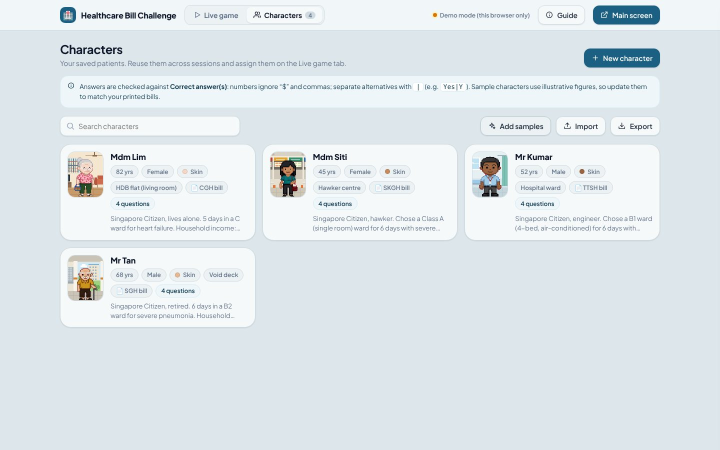
#> input picture guide-img/admin-characters.jpg, 1440 x 900 px (shown at 1/2 size)
$ python -i build_sprites.py   (imports and definitions only)
#> lines starting #> are read from the running program, lines starting #| are printed output that depends on the picture; after the words box and inside, x2 and y2 are one past the last pixel; in counts of white or black regions, pixels touching at a corner belong together
"""Turn a Gemini 4x4 magenta sprite sheet into a clean, aligned, transparent 4x4 PNG sheet.

Usage: python3 tools/build_sprites.py <sheet.jpg> <out.png> [<sheet.jpg> <out.png> ...]
Prints the cw/ch/skin values to paste into SPRITES in healthcare.html.

Steps: key out the magenta background, find each character by its outline (connected
components, so overlapping cells are handled), attach small bits (sparkles, "?", sweat drops)
to the nearest character, then line every frame up on the same feet baseline and head centre.
Frames that Gemini cut off at the waist are scaled to match and given legs from a full-body frame.
"""
import sys, json, colorsys, numpy as np
from PIL import Image

ROWS = COLS = 4
CROPPED_RATIO = 0.93        # frame shorter than this x full height (after scaling) = cut off
NEVER_CROPPED = {(3, 3)}    # the jump frame is short on purpose
DONOR_ORDER = [(2, 3), (1, 1), (2, 2), (2, 0), (3, 0), (3, 1), (1, 0)]

# Per-sheet fixes, checked by eye. "cropped": frames Gemini cut off (they get legs from "donor",
# a full-body frame). "via": rebuild a cropped frame on top of another already-repaired frame
# (used when the donor's pose doesn't fit, e.g. a bust cut at the chest).
ALL_ROW = lambda r: [(r, c) for c in range(COLS)]
SPEC = {
    "male-elderly":   dict(cropped=[], donor=(2, 3), cuts={2: 1505, 3: 1503}),
    "female-elderly": dict(cropped=ALL_ROW(0) + ALL_ROW(2), donor=(3, 1), donor_row0=(3, 0)),
    "male-adult":     dict(cropped=ALL_ROW(0), donor=(2, 3)),
    "female-adult":   dict(cropped=ALL_ROW(0), donor=(2, 3)),
    "male-teen":      dict(cropped=ALL_ROW(0) + [(2, 3)], donor=(1, 1), cuts={3: 1438}),
    "female-teen":    dict(cropped=ALL_ROW(0) + [(1, 1), (1, 2), (1, 3)] + ALL_ROW(2) + [(3, 0), (3, 1)],
                           donor=(3, 2), via={(2, 3): (0, 0)}, cuts={0: 1488, 1: 1488, 2: 1410, 3: 1362}),
}


def bgmask(a):
    r, g, b = [a[..., i].astype(int) for i in range(3)]
    m1 = (r > 120) & (b > 120) & (g < np.minimum(r, b) - 60)          # magenta + JPEG fringe
    m2 = (abs(r - b) < 45) & (g < 0.55 * np.minimum(r, b)) & (r > 60)  # darker purple (drop shadows)
    return m1 | m2


def label(mask):
    """4-connected component labels via iterative min-propagation (no scipy needed)."""
    H, W = mask.shape
    lab = np.where(mask, np.arange(H * W).reshape(H, W) + 1, 0).astype(np.int64)
    big = np.iinfo(np.int64).max
    while True:
        m = np.where(mask, lab, big)
        n = m.copy()
        n[1:] = np.minimum(n[1:], m[:-1]); n[:-1] = np.minimum(n[:-1], m[1:])
        n[:, 1:] = np.minimum(n[:, 1:], m[:, :-1]); n[:, :-1] = np.minimum(n[:, :-1], m[:, 1:])
        n = np.where(mask, n, 0)
        # pointer jumping
        flat = n.ravel()
        idx = flat > 0
        flat2 = flat.copy()
        flat2[idx] = np.minimum(flat[idx], lab.ravel()[flat[idx] - 1])
        n = flat2.reshape(H, W)
        if np.array_equal(n, lab): return lab
        lab = n


def split_touching(sub, cut=None):
    """Two characters touching vertically: cut along a horizontal line (given, or the thinnest
    row), then move any piece that got cut off from its own body to the other character."""
    ys = np.where(sub.any(1))[0]
    if cut is None:
        lo, hi = ys.min() + 150, min(ys.min() + 280, sub.shape[0] - 1)
        cut = lo + int(np.argmin(sub[lo:hi].sum(1)))
    top = sub.copy(); top[cut:] = False
    bot = sub.copy(); bot[:cut] = False
    def tidy(a, b):
        lab = label(a)
        ids, counts = np.unique(lab[lab > 0], return_counts=True)
        if len(ids) <= 1: return a, b
        keep = ids[np.argmax(counts)]
        stray = (lab > 0) & (lab != keep)
        # only move strays that touch the other part's bounding columns near the cut
        return a & ~stray, b | stray
    top, bot = tidy(top, bot)
    bot, top = tidy(bot, top)
    return [top, bot]


def find_frames(fg, cuts=None, im=None, colorsplit=None):
    H, W = fg.shape
    small = fg[::2, ::2] | fg[1::2, ::2] | fg[::2, 1::2] | fg[1::2, 1::2]
    lab = label(small)
    ids, counts = np.unique(lab[lab > 0], return_counts=True)
    comps = []
    for i, c in zip(ids, counts):
        ys, xs = np.where(lab == i)
        comps.append(dict(id=i, n=c, cy=ys.mean() * 2, cx=xs.mean() * 2, y0=ys.min() * 2, y1=ys.max() * 2))
    bodies = [c for c in comps if c["n"] > 4000]
    # split any body that spans two rows (two characters touching)
    out = []
    for b in bodies:
        if b["y1"] - b["y0"] > 640:
            col = int(b["cx"] // (W / COLS))
            cut = (cuts or {}).get(col)
            parts = split_touching(lab == b["id"], None if cut is None else cut // 2)
            if colorsplit and col in colorsplit and im is not None:
                # in an overlap band, blue (skirt) pixels belong to the upper character
                y0b, y1b = colorsplit[col]
                small_im = im[::2, ::2].astype(int)
                blue = (small_im[..., 2] > small_im[..., 0] + 30) & (small_im[..., 2] > small_im[..., 1])
                band = np.zeros_like(blue); band[y0b // 2:y1b // 2] = True
                move = parts[1] & blue & band
                parts = [parts[0] | move, parts[1] & ~move]
            for m in parts:
                ys, xs = np.where(m)
                out.append(dict(mask=m, cy=ys.mean() * 2, cx=xs.mean() * 2))
        else:
            ys, xs = np.where(lab == b["id"])
            out.append(dict(mask=(lab == b["id"]), cy=b["cy"], cx=b["cx"]))
    assert len(out) == ROWS * COLS, f"expected 16 characters, found {len(out)}"
    # attach small bits to the nearest body
    for c in comps:
        if c["n"] > 4000 or c["n"] < 6: continue
        best = min(out, key=lambda b: (b["cx"] - c["cx"]) ** 2 + (b["cy"] - c["cy"]) ** 2)
        best["mask"] = best["mask"] | (lab == c["id"])
    # grid position: column from x, row = order of y within the column
    frames = {}
    for col in range(COLS):
        colb = sorted([b for b in out if int(b["cx"] // (W / COLS)) == col], key=lambda b: b["cy"])
        assert len(colb) == ROWS, f"column {col}: {len(colb)} characters"
        for row, b in enumerate(colb):
            m = np.repeat(np.repeat(b["mask"], 2, 0), 2, 1)[:H, :W] & fg
            ys, xs = np.where(m)
            frames[(row, col)] = dict(mask=m, top=ys.min(), bottom=ys.max(), left=xs.min(), right=xs.max())
    return frames


# [16 lines left out: function head_metrics, not called in this run]


def build(src, out_png, name=None):
#> called with src = '../guide-img/admin-characters.jpg', out_png = 'out.png'
    spec = SPEC.get(name)
    im = np.array(Image.open(src).convert("RGB"))
#> im is the input picture: shape (900, 1440, 3); mean R, G, B 222.8, 230.9, 234.9
    fg = ~bgmask(im)
#> in bgmask, `r, g, b = [a[..., i].astype(int) for i in range(3)]`:
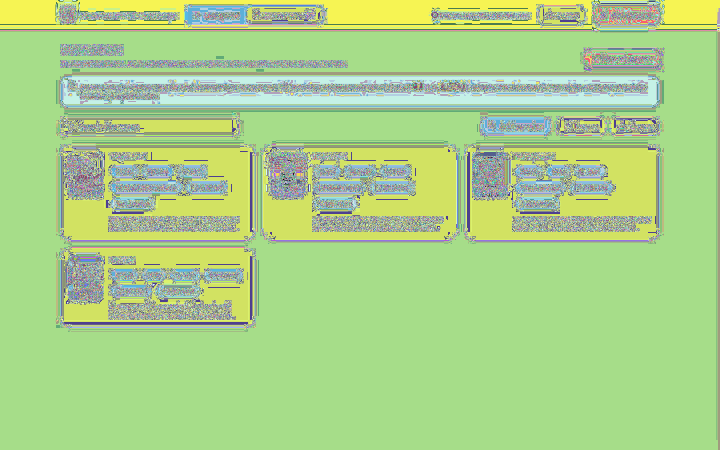
#> r: shape (900, 1440) int64 (shown at 1/2 size); 256 distinct labels, from 0 to 255; one colour per label, 0 black
#> in bgmask, `r, g, b = [a[..., i].astype(int) for i in range(3)]`:
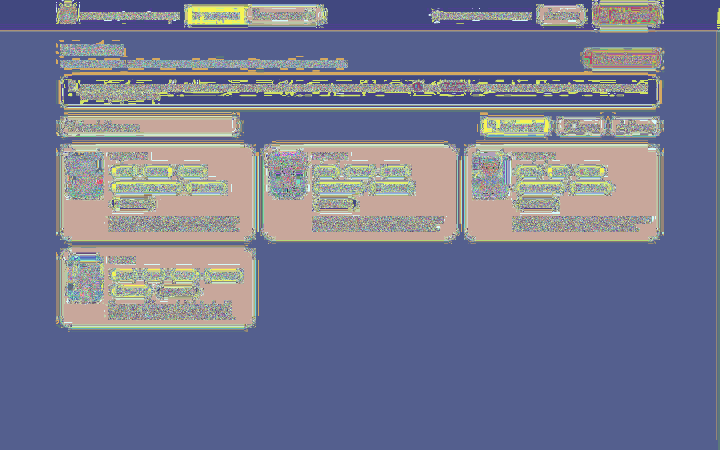
#> g: shape (900, 1440) int64 (shown at 1/2 size); 256 distinct labels, from 0 to 255; one colour per label, 0 black
#> in bgmask, `r, g, b = [a[..., i].astype(int) for i in range(3)]`:
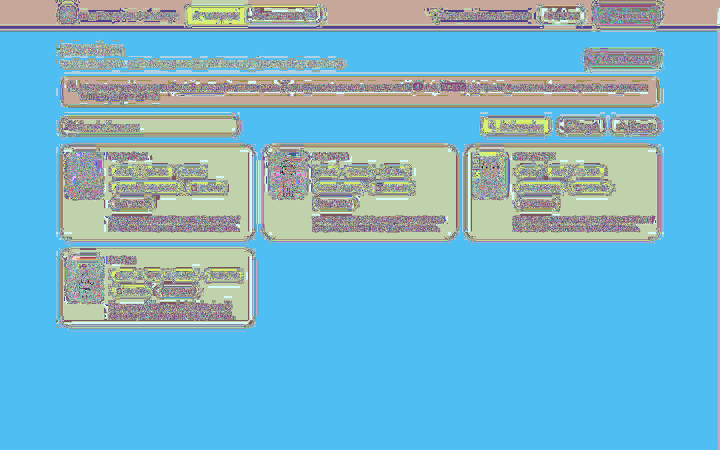
#> b: shape (900, 1440) int64 (shown at 1/2 size); 256 distinct labels, from 0 to 255; one colour per label, 0 black
#> in bgmask, `m1 = (r > 120) & (b > 120) & (g < np.minimum(r, b) - 60)`: m1: shape (900, 1440) bool; every value is 0
#> fg: shape (900, 1440) bool; every value is 1
    frames = find_frames(fg, (spec or {}).get("cuts"), im, (spec or {}).get("colorsplit"))
#> in find_frames, `small = fg[::2, ::2] | fg[1::2, ::2] | fg[::2, 1::2] | fg[1::2, 1::2]`: small: shape (450, 720) bool; every value is 1
#> in label, `lab = np.where(mask, np.arange(H * W).reshape(H, W) + 1, 0).astype(np...`:
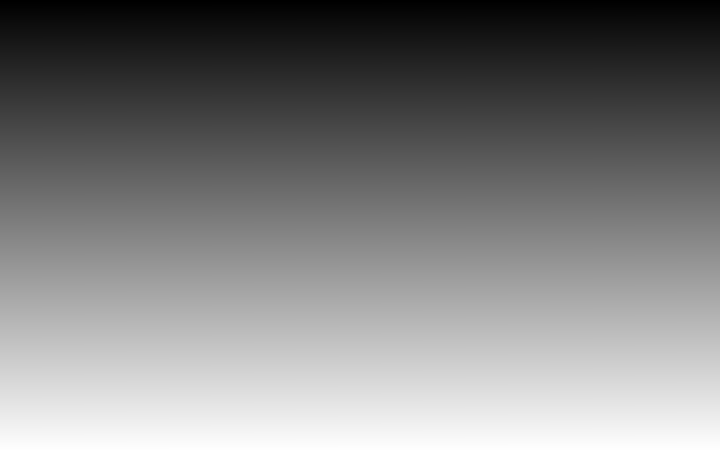
#> lab: shape (450, 720) int64; min 1, max 324000, mean 162000.5; drawn with min black and max white
#> after the loop in label, `while True:`: n: shape (450, 720) int64; every value is 1
#> in find_frames, `ids, counts = np.unique(lab[lab > 0], return_counts=True)`: ids = [1]; counts = [324000]
#> the loop in find_frames, `for i, c in zip(ids, counts):` made 1 pass
#> (i, c) on pass 1: (1, 324000)
#> after the loop in find_frames, `for i, c in zip(ids, counts):`: comps = 1 item
#> the loop in find_frames, `for b in bodies:` made 1 pass
#> (col, lo in split_touching, hi in split_touching) on pass 1: (1, 150, 280)
#> pass 1, in label (call 2), `lab = np.where(mask, np.arange(H * W).reshape(H, W) + 1, 0).astype(np...`:
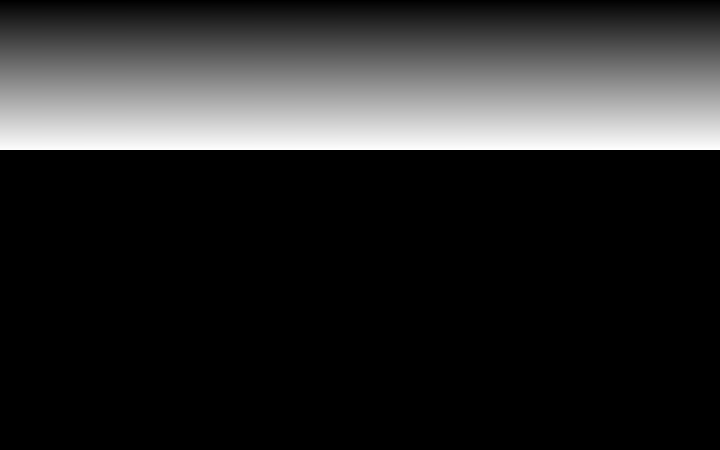
#> lab: shape (450, 720) int64; min 0, max 108000, mean 18000.2; drawn with min black and max white
#> pass 1, in tidy, `lab = label(a)`:
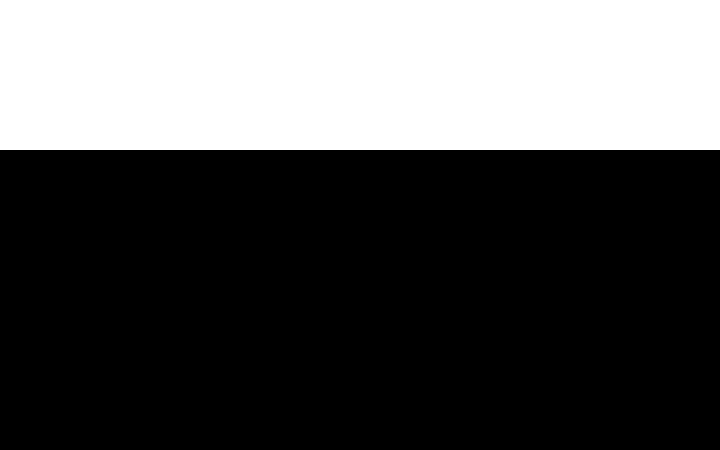
#> lab: shape (450, 720) int64; values 0 (black) and 1 (white), 33.3% white; 1 white region, box (x1, y1, x2, y2) and area: (0, 0, 720, 150) 108000
#> after the loop in find_frames, `for b in bodies:`: out = 2 items
    for f in frames.values():
        f["hx"], f["hw"], f["htop"] = head_metrics(f["mask"], f["top"])
    ref_hw = float(np.median([frames[(r, c)]["hw"] for r in (1, 2) for c in range(COLS)]))
    for k, f in frames.items():
        ratio = ref_hw / f["hw"] if f["hw"] else 1
        f["scale"] = ratio if abs(1 - ratio) > 0.04 and 0.8 < ratio < 1.25 else 1.0
        f["h"] = (f["bottom"] - f["htop"]) * f["scale"]
    hs = sorted(f["h"] for k, f in frames.items() if k not in NEVER_CROPPED)
    full_h = float(hs[-2])   # second tallest, robust to one odd frame
    for k, f in frames.items():
        f["cropped"] = (k in spec["cropped"]) if spec else (k not in NEVER_CROPPED and f["h"] < CROPPED_RATIO * full_h)
        if spec and not f["cropped"]: f["scale"] = 1.0
    donor_key = spec["donor"] if spec else next(k for k in DONOR_ORDER if not frames[k]["cropped"])
    base = {}
    for r in range(ROWS):
        bots = [frames[(r, c)]["bottom"] for c in range(COLS) if not frames[(r, c)]["cropped"]]
        base[r] = max(bots) if bots else None

    # [9 lines left out: function piece, not called in this run]

    # canvas size: generous, trimmed later
    CW, CH, PAD = 900, 760, 12
    HX = CW // 2
    # [13 lines left out: functions stamp, donor_canvas, not called in this run]
    donors = {donor_key: donor_canvas(donor_key)}
    if spec and spec.get("donor_row0"): donors[spec["donor_row0"]] = donor_canvas(spec["donor_row0"])

    # [15 lines left out: function repair, not called in this run]

    cells = {}
    via = (spec or {}).get("via", {})
    dk0 = (spec or {}).get("donor_row0") or donor_key
    for (r, c), f in sorted(frames.items(), key=lambda kv: kv[0] in via):
        p, phx, pht = piece(f)
        if (r, c) in via:
            src_can = cells[via[(r, c)]]
            ys = np.where(src_can[..., 3].any(1))[0]
            # head top of the source cell: topmost row near the centre column
            cen = src_can[:, HX - 110:HX + 110, 3].any(1)
            cells[(r, c)] = repair(f, src_can, np.where(cen)[0][0], p, phx, pht)
        elif f["cropped"]:
            dc, dht = donors[dk0 if r == 0 else donor_key]
            cells[(r, c)] = repair(f, dc, dht, p, phx, pht)
        else:
            can = np.zeros((CH, CW, 4), np.uint8)
            oy = CH - PAD - (base[r] - f["top"])
            stamp(can, p, int(round(HX - phx)), oy)
            cells[(r, c)] = can

    # trim to the union of all frames (keep head centre in the middle)
    alpha = np.zeros((CH, CW), bool)
    for can in cells.values(): alpha |= can[..., 3] > 0
    ys, xs = np.where(alpha)
    half = max(HX - xs.min(), xs.max() - HX) + PAD
    y_top = max(0, ys.min() - PAD)
    X0, X1 = HX - half, HX + half
    tw, th = X1 - X0, CH - y_top
    sheet = np.zeros((th * ROWS, tw * COLS, 4), np.uint8)
    for (r, c), can in cells.items():
        sheet[r * th:(r + 1) * th, c * tw:(c + 1) * tw] = can[y_top:CH, X0:X1]

    # remove tiny stray specks (JPEG noise / leftovers) from each cell; keep sparkles and other details
    for r in range(ROWS):
        for c in range(COLS):
            cell = sheet[r * th:(r + 1) * th, c * tw:(c + 1) * tw]
            lab = label(cell[..., 3] > 0)
            ids, counts = np.unique(lab[lab > 0], return_counts=True)
            for i, n in zip(ids, counts):
                if n < 90: cell[lab == i] = 0

    # downscale 2x with premultiplied alpha
    scale = 0.5
    a = sheet[..., 3:4].astype(np.float32) / 255
    pm = sheet[..., :3].astype(np.float32) * a
    nw, nh = int(sheet.shape[1] * scale), int(sheet.shape[0] * scale)
    chans = [np.array(Image.fromarray(pm[..., i]).resize((nw, nh), Image.BOX)) for i in range(3)]
    al = np.array(Image.fromarray(a[..., 0]).resize((nw, nh), Image.BOX))
    rgb = np.dstack(chans) / np.maximum(al[..., None], 1e-4)
    al = np.where(al < 0.35, 0, np.where(al > 0.65, 1, al))
    outa = np.dstack([np.clip(rgb, 0, 255), al * 255]).astype(np.uint8)
    outa[al == 0] = 0
    Image.fromarray(outa, "RGBA").quantize(colors=128, method=Image.Quantize.FASTOCTREE,
                                           dither=Image.Dither.NONE).save(out_png, optimize=True)

    # reference skin colour: median of skin-like pixels
    px = im[fg].reshape(-1, 3) / 255.0
    sel = []
    for p in px[:: max(1, len(px) // 40000)]:
        h, l, s = colorsys.rgb_to_hls(*p)
        if 8 / 360 <= h <= 33 / 360 and 0.3 <= l <= 0.8 and 0.25 <= s <= 0.65: sel.append(p)
    ref = (np.median(np.array(sel), 0) * 255).round().astype(int).tolist()
    cropped = sorted(k for k, f in frames.items() if f["cropped"])
    return dict(cw=int(tw * scale), ch=int(th * scale), skin=ref, donor=donor_key, repaired=cropped)


# [7 lines not run here, left out]

#> (the run stopped early here; a loop or call above may not have finished)

$ run again, on guide-img/admin-live.jpg
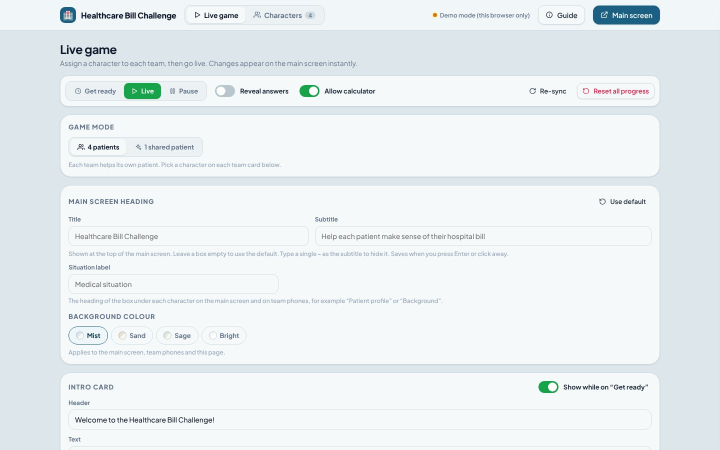
#> input picture guide-img/admin-live.jpg, 1440 x 900 px (shown at 1/2 size)
#> in build, im is the input picture: shape (900, 1440, 3); mean R, G, B 233.2, 239.5, 241.9
#> r: shape (900, 1440) int64; 256 distinct labels, from 0 to 255
#> in bgmask, `r, g, b = [a[..., i].astype(int) for i in range(3)]`:
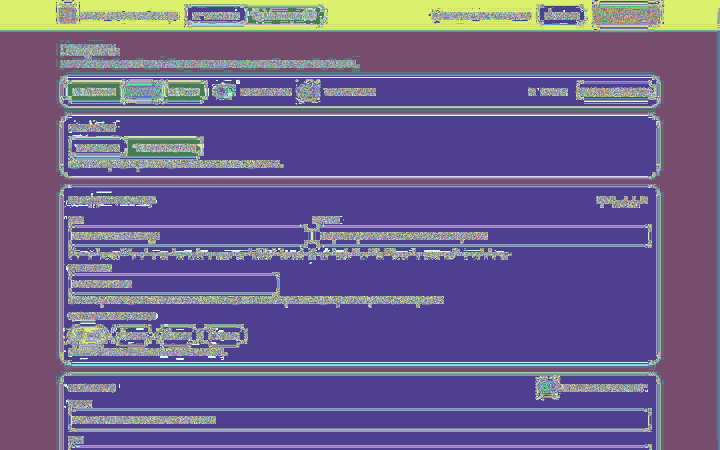
#> g: shape (900, 1440) int64 (shown at 1/2 size); 252 distinct labels, from 2 to 255; one colour per label, 0 black
#> in bgmask, `r, g, b = [a[..., i].astype(int) for i in range(3)]`:
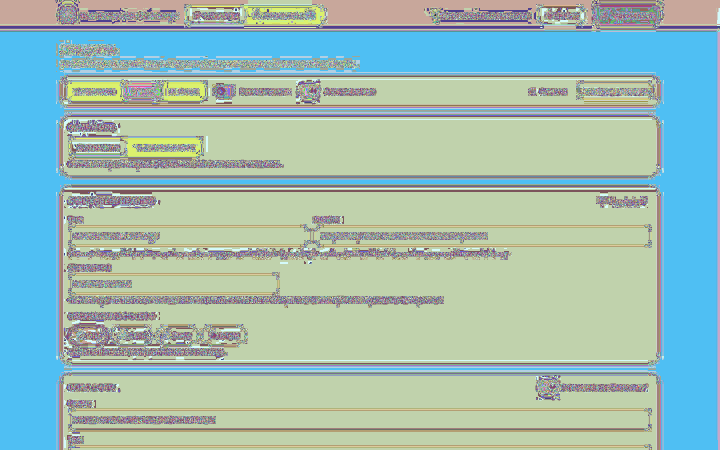
#> b: shape (900, 1440) int64 (shown at 1/2 size); 250 distinct labels, from 0 to 255; one colour per label, 0 black
#> m1: shape (900, 1440) bool; every value is 0
#> fg: shape (900, 1440) bool; every value is 1
#> small: shape (450, 720) bool; every value is 1
#> in find_frames, `ids, counts = np.unique(lab[lab > 0], return_counts=True)`: ids = [1]; counts = [324000]
#> the loop in find_frames, `for i, c in zip(ids, counts):` made 1 pass
#> (i, c) on pass 1: (1, 324000)
#> after the loop in find_frames, `for i, c in zip(ids, counts):`: comps = 1 item
#> the loop in find_frames, `for b in bodies:` made 1 pass
#> (col, lo in split_touching, hi in split_touching) on pass 1: (1, 150, 280)
#> after the loop in find_frames, `for b in bodies:`: out = 2 items

$ run again, on guide-img/admin-teams.jpg
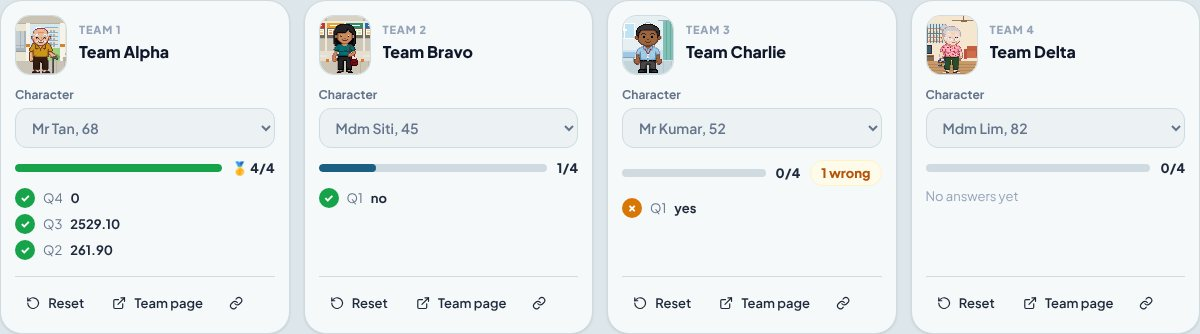
#> input picture guide-img/admin-teams.jpg, 1200 x 334 px
#> in build, im is the input picture: shape (334, 1200, 3); mean R, G, B 234.6, 239.7, 240.2
#> in bgmask, `r, g, b = [a[..., i].astype(int) for i in range(3)]`:
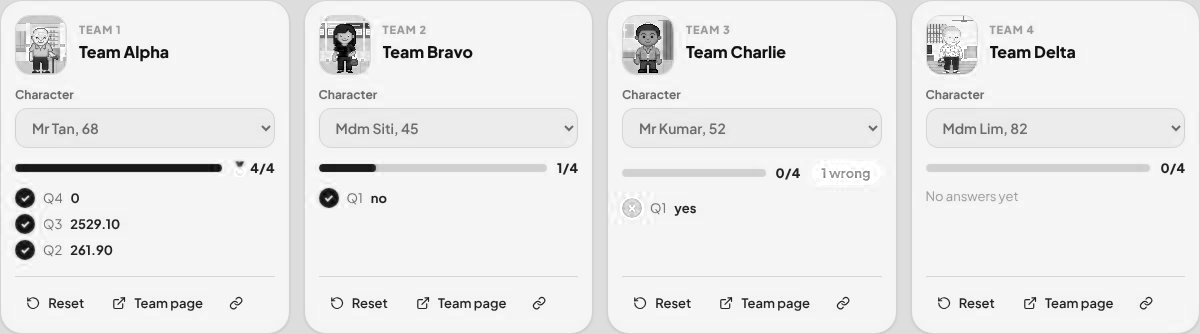
#> r: shape (334, 1200) int64; min 0, max 255, mean 234.6
#> in bgmask, `r, g, b = [a[..., i].astype(int) for i in range(3)]`:
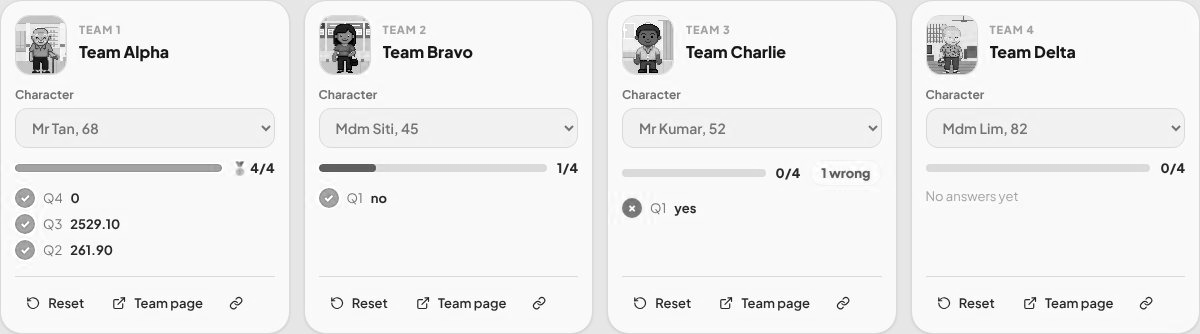
#> g: shape (334, 1200) int64; min 0, max 255, mean 239.7
#> m1: shape (334, 1200) bool; every value is 0
#> fg: shape (334, 1200) bool; every value is 1
#> small: shape (167, 600) bool; every value is 1
#> ids = [1]; counts = [100200]
#> the loop in find_frames, `for i, c in zip(ids, counts):` made 1 pass
#> (i, c) on pass 1: (1, 100200)
#> after the loop in find_frames, `for i, c in zip(ids, counts):`: comps = 1 item
#> the loop in find_frames, `for b in bodies:` made 1 pass
